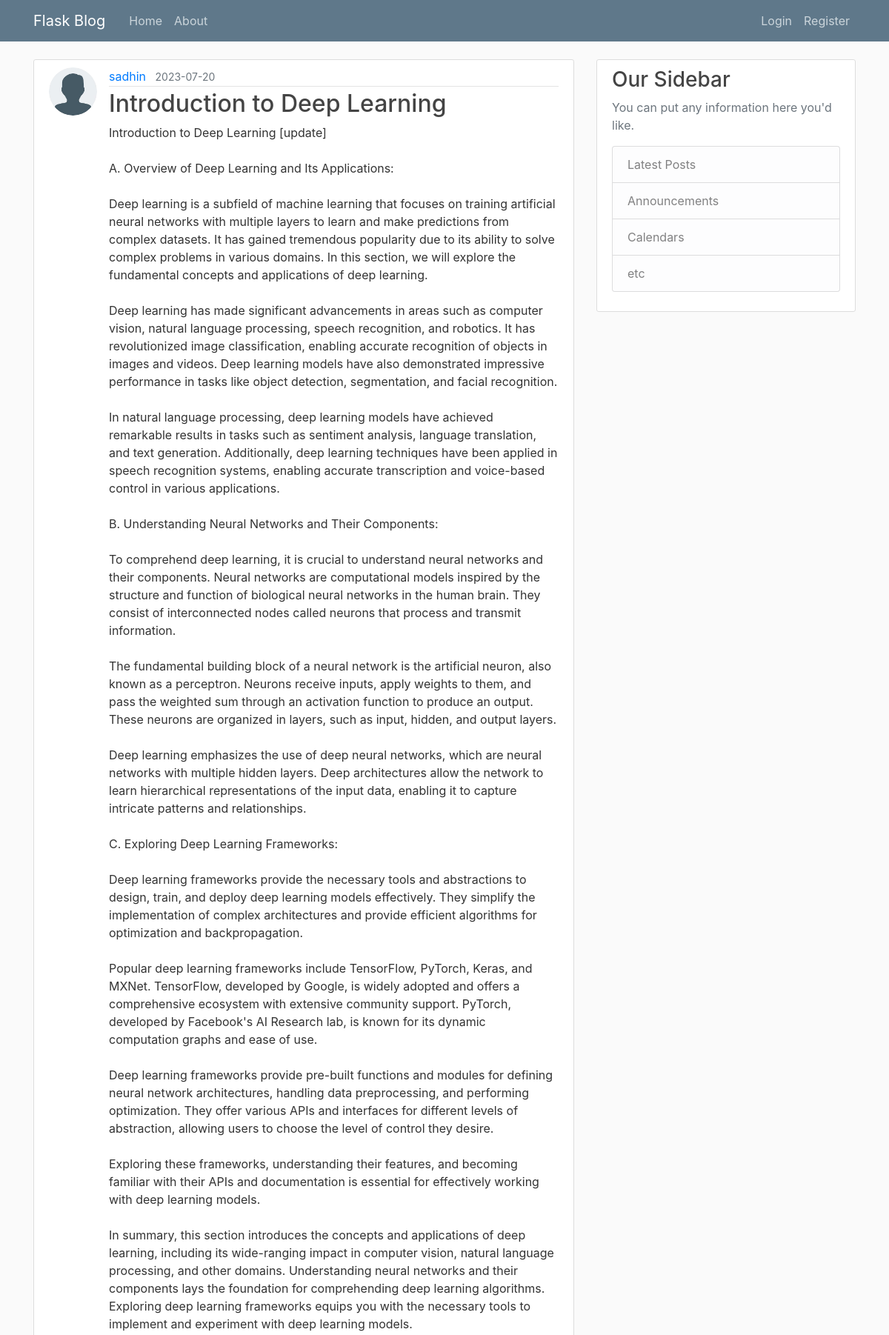
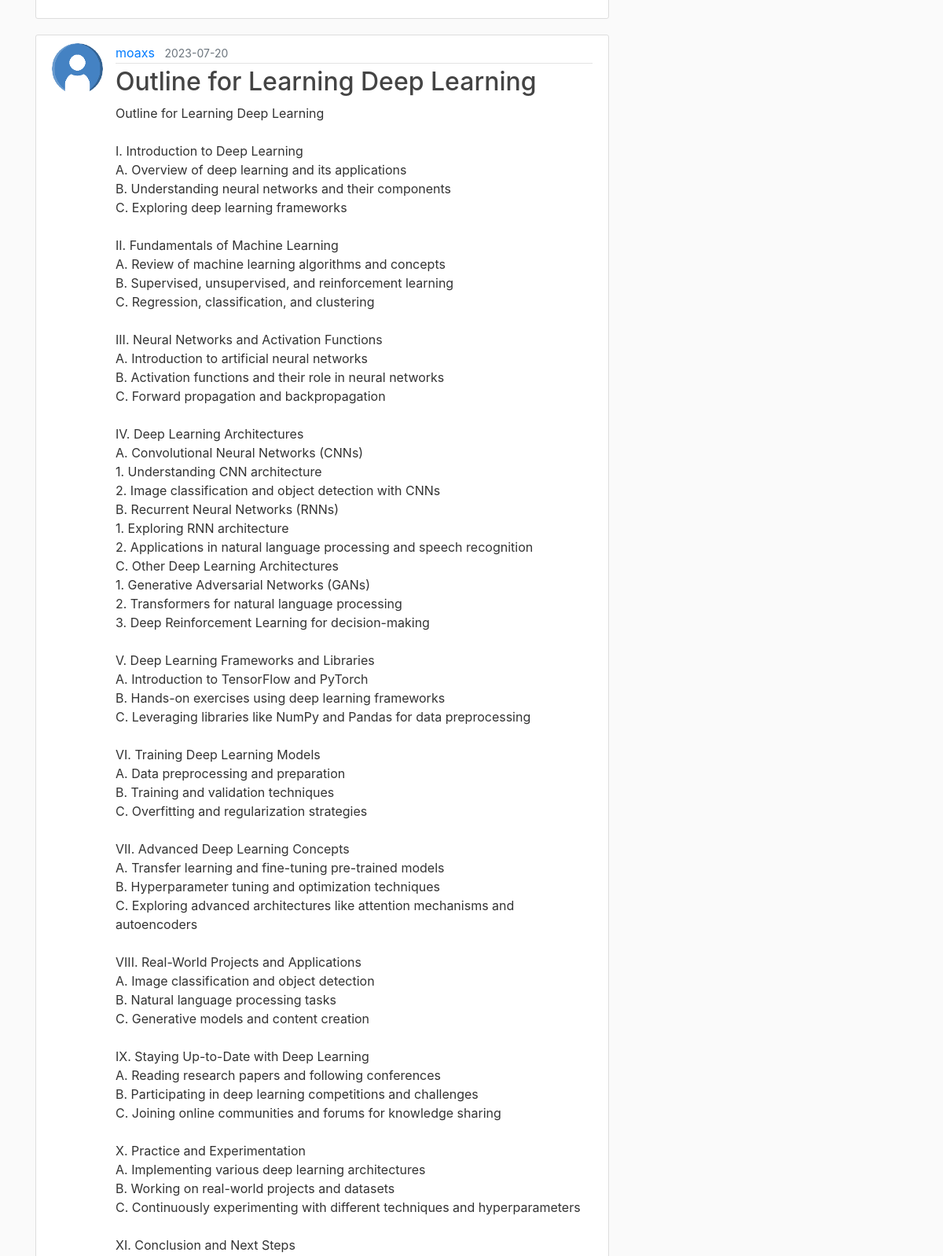
The page /home (upper part) on the database its author committed (2 pictures, top to bottom).
### flaskblog/models.py (models this page shows, shortened)
class Post(db.Model):
    id = db.Column(db.Integer, primary_key=True)
    title = db.Column(db.String(120), nullable=False)
    date_posted = db.Column(db.DateTime, nullable=False, default=datetime.utcnow)
    content = db.Column(db.Text, nullable=False)
    user_id = db.Column(db.Integer, db.ForeignKey("user.id"), nullable=False)

class User(db.Model, UserMixin):
    id = db.Column(db.Integer, primary_key=True)
    username = db.Column(db.String(20), unique=True, nullable=False)
    email = db.Column(db.String(120), unique=True, nullable=False)
    image_file = db.Column(db.String(20), nullable=False, default='default.jpg')
    password = db.Column(db.String(60), nullable=False)
    posts = db.relationship('Post', backref='author', lazy=True)

### flaskblog/main/routes.py (the view)
@main.route("/")
@main.route("/home")
def home():
    page = request.args.get("page", 1, type=int)
    posts = Post.query.order_by(Post.date_posted.desc()).paginate(page=page, per_page=2)
    return render_template("home.html", posts=posts)

### flaskblog/templates/home.html (shortened to what this page needs)
{% extends "layout.html" %}
{% block content %}
    {% for post in posts.items %}
        <article class="media content-section">
            <img class="rounded-circle article-img"
                 src="{{ url_for("static", filename="profile_pics/" + post.author.image_file) }}" alt="author_image">
            <div class="media-body">
                <div class="article-metadata">
                    <a class="mr-2" href="{{ url_for("users.user_post", username=post.author.username) }}">{{ post.author.username }}</a>
                    <small class="text-muted">{{ post.date_posted.strftime('%Y-%m-%d') }}</small>
                </div>
                <h2><a class="article-title" href="{{ url_for('posts.each_post', post_id=post.id) }}">{{ post.title }}</a></h2>
                <p class="article-content">{{ post.content }}</p>
            </div>
        </article>
    {% endfor %}
{% endblock content %}

### flaskblog/static/main.css (style rules this page uses)
body { background: #fafafa; color: #333333; margin-top: 5rem; }
h1, h2, h3, h4, h5, h6 { color: #444444; }
.content-section { background: #ffffff; padding: 10px 20px; border: 1px solid #dddddd; border-radius: 3px; margin-bottom: 20px; }
.article-title { color: #444444; }
.article-content { white-space: pre-line; }
.article-img { height: 65px; width: 65px; margin-right: 16px; }
.article-metadata { padding-bottom: 1px; margin-bottom: 4px; border-bottom: 1px solid #e3e3e3 }

### rows shown on the page
Post: image_file (placeholder picture), author.username "sadhin", date_posted "2023-07-20", title "Introduction to Deep Learning", content "Introduction to Deep Learning [update] A. Overview of Deep Learning and Its Applications: Deep learning is a subfield of machine learning that focuses on training artificial neural networks with multiple layers to learn and make predictions from complex datasets. It has gained tremendous popularity due to its ability to solve complex problems in various domains. In this section, we will explore the fundamental concepts and applications of deep learning. Deep learning has made significant advancements in areas such as computer vision, natural language processing, speech recognition, and robotics. It has revolutionized image classification, enabling accurate recognition of objects in images…"
Post: image_file (picture), author.username "moaxs", date_posted "2023-07-20", title "Outline for Learning Deep Learning"
